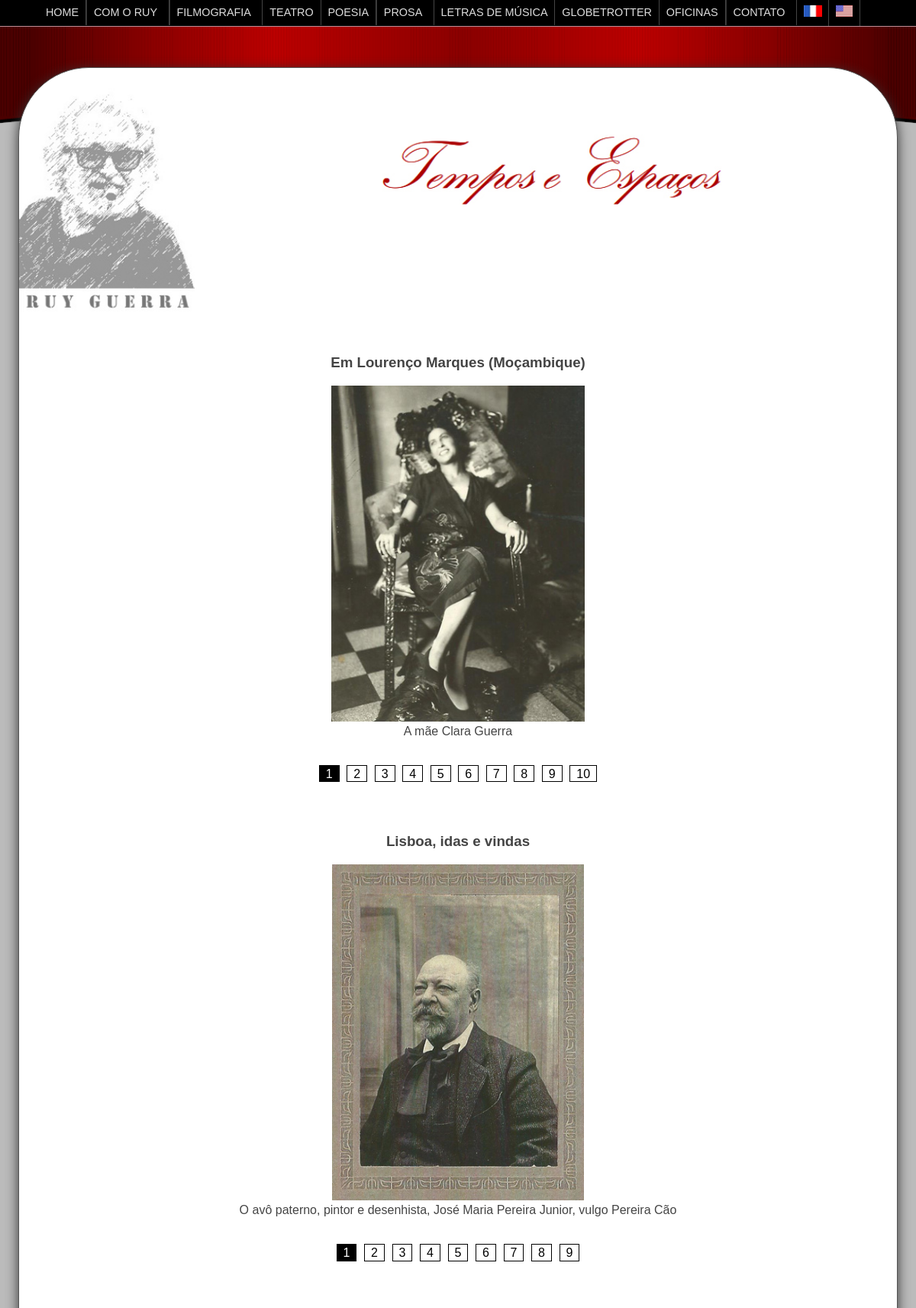
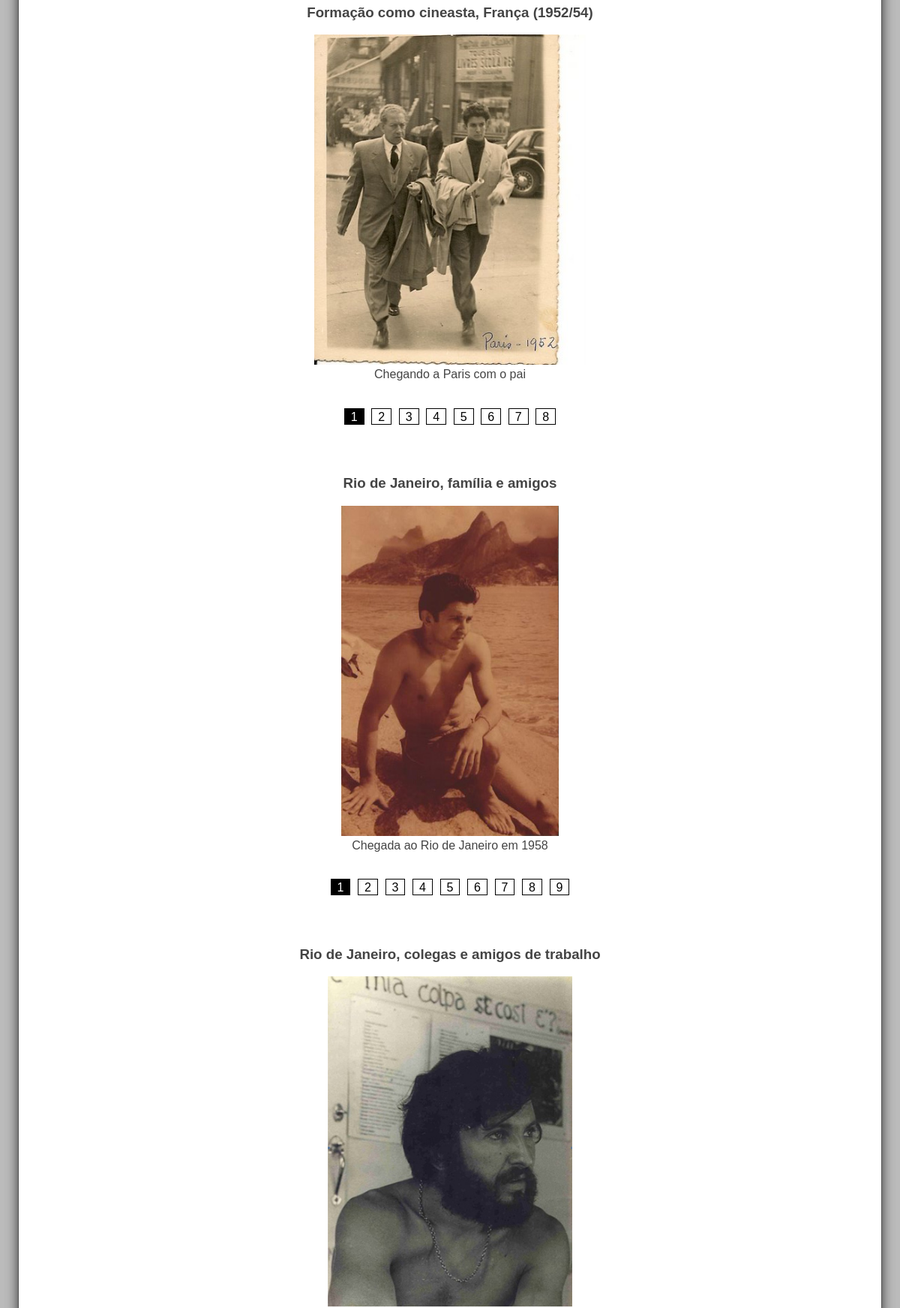
/pelo_mundo.php (upper part), run on the app's committed database (2 pictures, top to bottom).
### tables this page shows
CREATE TABLE `album` (
  `codigo` int(2) NOT NULL,
  `titulo` varchar(100) NOT NULL,
  `descricao` varchar(255) NOT NULL,
  `idPalco` varchar(8) NOT NULL,
  `ordem` int(2) NOT NULL,
  `pagina` int(1) NOT NULL
);

CREATE TABLE `foto` (
  `album` int(2) NOT NULL,
  `arquivo` varchar(40) NOT NULL,
  `legenda` varchar(255) NOT NULL,
  `ordem` int(2) NOT NULL
);

### pelo_mundo.php (the view, shortened to what this page needs)
<!DOCTYPE html>
<html lang="pt-br">
<head><meta http-equiv="Last-Modified" content="Sun, 07 Sep 2014 10:10:10 GMT">
<link href="geral.css" rel="stylesheet" type="text/css">
<link href="interna.css" rel="stylesheet" type="text/css">
<link href="fotos.css" rel="stylesheet" type="text/css">
<body>
<section class="conteudo">
	<br />
	<img class="ruy" src="images/ruy_guerra.png" alt="Ruy Guerra" title="Ruy Guerra" /><img class="tituloCategoriaV" src="images/temposv.jpg" alt="pelo mundo" title="pelo mundo" />
	<br class="all" /><br /><br />
<?php
include 'conect.php';
$sql = $mysqli->query("select codigo,titulo,descricao,idPalco from album where pagina=1 order by ordem");
while ($f = $sql->fetch_array(MYSQLI_NUM)) {
	$sql2 = $mysqli->query("select arquivo,legenda from foto where album=$f[0] order by ordem");
	$row = $sql2->fetch_array(MYSQLI_NUM);
	$foto = $row[0];
	$legendaFoto = $row[1];
	$linhas = $sql2->num_rows;
echo <<< EOT
	<article class="fotos">
		<h1>$f[1]</h1>
		<div class="palco" id="$f[3]">
			<img class="foto" src="images/mundo/$foto" alt="$legendaFoto" />
			<p class="legendaFoto">$legendaFoto</p>
		</div>
		<div id="navega-$f[3]">
		<span class="emFoco" id="$f[3]_1">1</span>
EOT;
	for ($i = 2 ; $i <= $linhas ; $i++)
	{
		echo "<span class=\"foraDeFoco\" id=\"$f[3]_$i\">$i</span>";
	}
	echo "</div></article><br />";
}
$idioma = $_GET["idioma"];
if ($idioma == 3) {
	include "rodape-eng.inc";
	echo "</section>";
	include "menu-eng.inc";
} elseif ($idioma == 2) {
	include "rodape-fr.inc";
	echo "</section>";
	include "menu-fr.inc";
}	else {
	echo "</section>";
	include "menu.inc";
}
?>
</body>

### geral.css (style rules this page uses)
body { font-size: 1em; font-family: Arial, Verdana, Tahoma; margin:0; padding:0; width: 100%; height: 100%; }
header, section, footer, aside, nav, article { display: block; }
.conteudo { display: table; position: relative; top: 5.5em; margin: 0px auto; margin-top: 0px; padding: 0px; background: #fff; z-index: 7; border: 1px solid #555; border-radius: 5.75em 5.75em 0px 0px; box-shadow: #333 0px 0.2em 1em; -moz-box-sizing: border-box; -webkit-box-sizing: border-box; -ms-box-sizing: border-box; box-sizing: border-box; }
img { border: 0; }

### interna.css (style rules this page uses)
body { background: #bbb; color: #444; }
.conteudo { width: 1098px; margin-bottom: 1.5em; }
img.ruy { display: block; width: 20%; height: auto; float: left; border: 0; border-radius: 5.75em 0px 0px 0px; padding-right: 1em; margin: 0; padding-left: 0; }
img.tituloCategoriaV { display: block; margin: 0px auto; margin-top: 6%; width: 41.53%; height: auto; }
@media all and (max-width: 1200px) { .conteudo { width: 96%; } }

### fotos.css (style rules this page uses)
article.fotos { width: 100%; border: 0; margin-bottom: 2em; text-align: center; }
.foraDeFoco { background: #fff; padding: 0.1em 0.5em; margin: 0 0.3em; border: 1px solid #000; color: #000; }
.emFoco { background: #000; padding: 0.1em 0.5em; margin: 0 0.3em; border: 1px solid #000; color: #fff; }
div.palco { height: 500px; }
img.foto { height: 440px; width: auto; }
p.legendaFoto { margin: 0 3% 0 3%; }
@media all and (max-width: 1200px) { img.foto { height: 88%; } }

### data on the page
album: titulo "Em Lourenço Marques (Moçambique)", foto.arquivo (picture), foto.legenda "A mãe Clara Guerra"
album: titulo "Lisboa, idas e vindas", foto.arquivo (picture), foto.legenda "O avô paterno, pintor e desenhista, José Maria Pereira Junior, vulgo Pereira Cão"
album: titulo "Formação como cineasta, França (1952/54)", foto.arquivo (picture), foto.legenda "Chegando a Paris com o pai"
album: titulo "Rio de Janeiro, família e amigos", foto.arquivo (picture), foto.legenda "Chegada ao Rio de Janeiro em 1958"
album: titulo "Rio de Janeiro, colegas e amigos de trabalho", foto.arquivo (picture)
